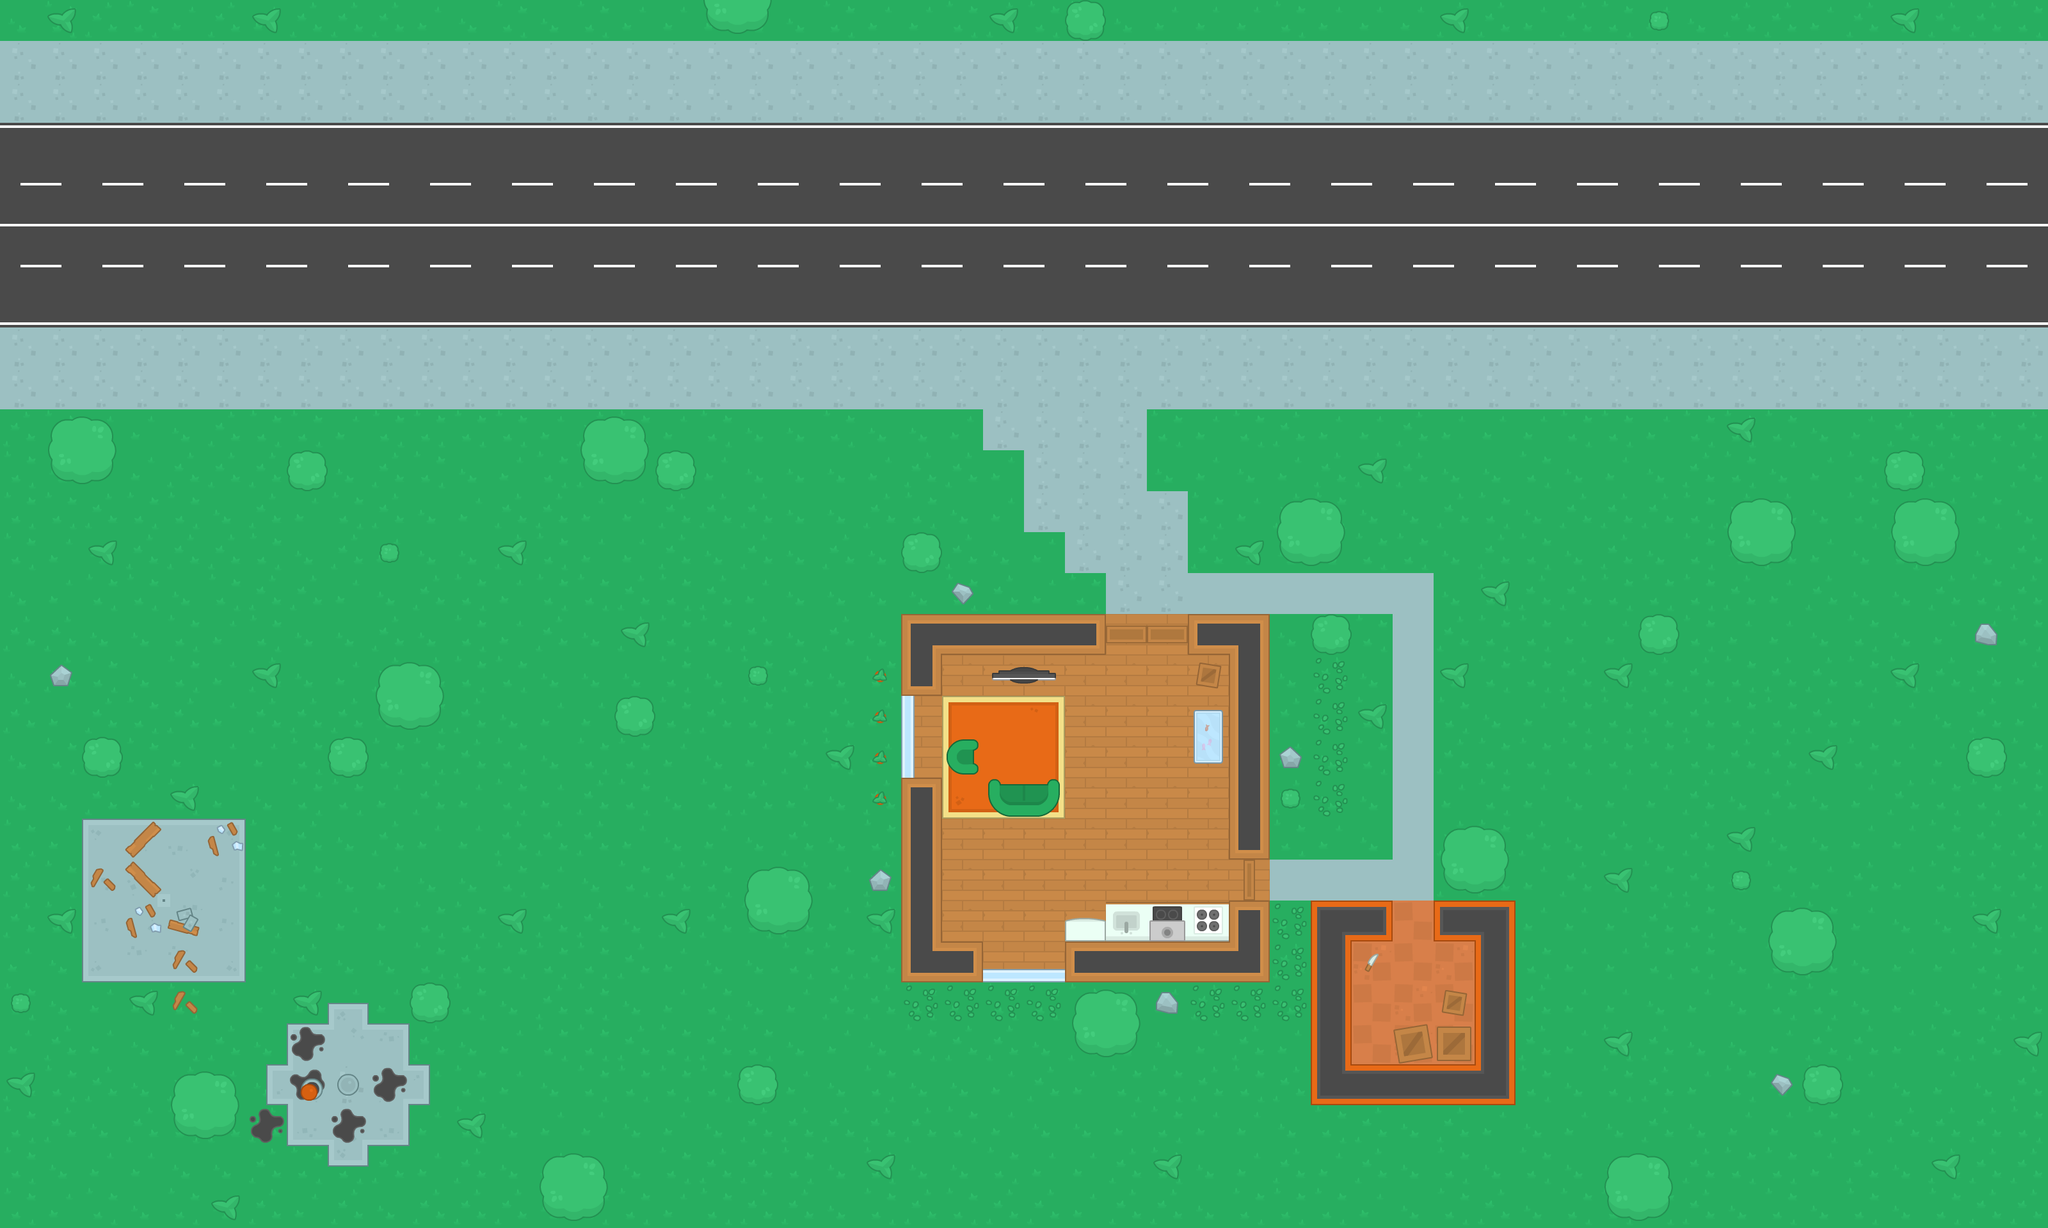

Tiled map render using the project's own tile images. Description and the map definition, with tile-layer contents summarised, below:
An orthogonal 50x30 tile map with 64x64 px tiles, 4 tile layers (Ground, Trees, House Foundations, Doors Doors and furnature) and 79 objects (30x Wall, 29x Bush, 15x ZombieSpawn, 3x Health, Player, ...).

<map version="1.10" tiledversion="1.10.1" orientation="orthogonal" renderorder="right-down" width="50" height="30" tilewidth="64" tileheight="64" infinite="0" nextlayerid="6" nextobjectid="114">
 <tileset firstgid="1" source="Kenny's Topdown Pack.tsx" />
 <layer id="1" name="Ground" width="50" height="30">
  <data>[1500 cells, 1500 non-empty, 4 distinct tile ids]</data>
 </layer>
 <layer id="2" name="Trees" width="50" height="30">
  <data>[1500 cells, 191 non-empty, 11 distinct tile ids]</data>
 </layer>
 <layer id="3" name="House Foundations" width="50" height="30">
  <data>[1500 cells, 617 non-empty, 42 distinct tile ids]</data>
 </layer>
 <layer id="4" name="Doors Doors and furnature" width="50" height="30">
  <data>[1500 cells, 50 non-empty, 27 distinct tile ids]</data>
 </layer>
 <objectgroup id="5" name="Obstacles">
  <object id="2" name="Wall" x="1408" y="960" width="320" height="64" />
  <object id="14" name="Player" x="1744" y="1232" width="32" height="32" />
  <object id="15" name="Bush" x="1424" y="848" width="32" height="32" />
  <object id="16" name="Wall" x="1856" y="960" width="128" height="64" />
  <object id="17" name="Wall" x="1920" y="960" width="64" height="384" />
  <object id="18" name="Wall" x="1408" y="1024" width="64" height="64" />
  <object id="19" name="Wall" x="1408" y="1216" width="64" height="320" />
  <object id="20" name="Wall" x="1472" y="1472" width="64" height="64" />
  <object id="21" name="Wall" x="1728" y="1408" width="256" height="128" />
  <object id="25" name="Wall" x="1664" y="1440" width="64" height="96" />
  <object id="26" name="Wall" x="2048" y="1408" width="64" height="320" />
  <object id="27" name="Wall" x="1872" y="1120" width="32" height="64" />
  <object id="28" name="Wall" x="2304" y="1408" width="64" height="320" />
  <object id="29" name="Wall" x="2112" y="1664" width="192" height="64" />
  <object id="30" name="Bush" x="2016" y="800" width="64" height="64" />
  <object id="31" name="Bush" x="2064" y="976" width="32" height="32" />
  <object id="32" name="Wall" x="2112" y="1408" width="64" height="64" />
  <object id="33" name="Wall" x="2240" y="1408" width="64" height="64" />
  <object id="34" name="Bush" x="2272" y="1312" width="64" height="64" />
  <object id="36" name="Bush" x="1696" y="1568" width="64" height="64" />
  <object id="37" name="Bush" x="1184" y="1376" width="64" height="64" />
  <object id="38" name="Bush" x="928" y="672" width="64" height="64" />
  <object id="39" name="Bush" x="864" y="1824" width="64" height="64" />
  <object id="40" name="Bush" x="2528" y="1824" width="64" height="64" />
  <object id="41" name="Bush" x="2784" y="1440" width="64" height="64" />
  <object id="42" name="Bush" x="2720" y="800" width="64" height="64" />
  <object id="43" name="Bush" x="2976" y="800" width="64" height="64" />
  <object id="44" name="Bush" x="608" y="1056" width="64" height="64" />
  <object id="45" name="Bush" x="96" y="672" width="64" height="64" />
  <object id="46" name="Bush" x="288" y="1696" width="64" height="64" />
  <object id="47" name="Bush" x="1040" y="720" width="32" height="32" />
  <object id="48" name="Bush" x="464" y="720" width="32" height="32" />
  <object id="49" name="Bush" x="976" y="1104" width="32" height="32" />
  <object id="50" name="Bush" x="528" y="1168" width="32" height="32" />
  <object id="51" name="Bush" x="656" y="1552" width="32" height="32" />
  <object id="52" name="Bush" x="1168" y="1680" width="32" height="32" />
  <object id="53" name="Bush" x="2576" y="976" width="32" height="32" />
  <object id="54" name="Bush" x="2832" y="1680" width="32" height="32" />
  <object id="55" name="Bush" x="2960" y="720" width="32" height="32" />
  <object id="56" name="Bush" x="3088" y="1168" width="32" height="32" />
  <object id="57" name="Bush" x="2576" y="16" width="32" height="32" />
  <object id="58" name="Bush" x="1680" y="16" width="32" height="32" />
  <object id="59" name="Bush" x="144" y="1168" width="32" height="32" />
  <object id="62" name="Wall" x="320" y="1280" width="64" height="64" />
  <object id="65" name="Wall" x="2176" y="1600" width="128" height="64" />
  <object id="66" name="Wall" x="2256" y="1552" width="32" height="32" />
  <object id="67" name="Wall" x="1872" y="1040" width="32" height="32" />
  <object id="68" name="Bush" x="1120" y="0" width="64" height="32" />
  <object id="69" name="Wall" x="528" y="1680" width="32" height="32" />
  <object id="70" name="Wall" x="464" y="1680" width="48" height="48" />
  <object id="71" name="Wall" x="272" y="1424" width="32" height="32" />
  <object id="72" name="Wall" x="144" y="1360" width="32" height="32" />
  <object id="76" name="Wall" x="272" y="1488" width="32" height="32" />
  <object id="77" name="Wall" x="192" y="1280" width="64" height="192" />
  <object id="78" name="Wall" x="272" y="1552" width="32" height="32" />
  <object id="79" name="Wall" x="16" y="1552" width="32" height="32" />
  <object id="80" name="ZombieSpawn" x="1104" y="848" width="32" height="32" />
  <object id="82" name="ZombieSpawn" x="320" y="896" width="32" height="32" />
  <object id="83" name="ZombieSpawn" x="768" y="1376" width="32" height="32" />
  <object id="86" name="ZombieSpawn" x="1696" y="1808" width="32" height="32" />
  <object id="91" name="ZombieSpawn" x="1600" y="272" width="32" height="32" />
  <object id="95" name="ZombieSpawn" x="1520" y="1648" width="32" height="32" />
  <object id="96" name="ZombieSpawn" x="1296" y="1728" width="32" height="32" />
  <object id="97" name="ZombieSpawn" x="1488" y="1760" width="32" height="32" />
  <object id="98" name="ZombieSpawn" x="1568" y="1840" width="32" height="32" />
  <object id="99" name="ZombieSpawn" x="1840" y="1712" width="32" height="32" />
  <object id="100" name="ZombieSpawn" x="1936" y="1616" width="32" height="32" />
  <object id="101" name="ZombieSpawn" x="1280" y="1520" width="32" height="32" />
  <object id="102" name="ZombieSpawn" x="1040" y="1808" width="32" height="32" />
  <object id="103" name="ZombieSpawn" x="976" y="1520" width="32" height="32" />
  <object id="104" name="ZombieSpawn" x="1216" y="1840" width="32" height="32" />
  <object id="105" name="Wall" x="3184" y="0" width="16" height="1920" />
  <object id="106" name="Wall" x="-0.666667" y="1904" width="3200.67" height="16" />
  <object id="107" name="Wall" x="0" y="0" width="16" height="1920" />
  <object id="109" name="Wall" x="0" y="-0.5" width="3199.5" height="16.5" />
  <object id="110" name="Health" x="2192" y="1552" width="32" height="32" />
  <object id="111" name="Health" x="1744" y="1360" width="32" height="32" />
  <object id="112" name="Health" x="528" y="1616" width="32" height="32" />
  <object id="113" name="Shotgun" x="2192" y="1040" width="32" height="32" />
 </objectgroup>
</map>
